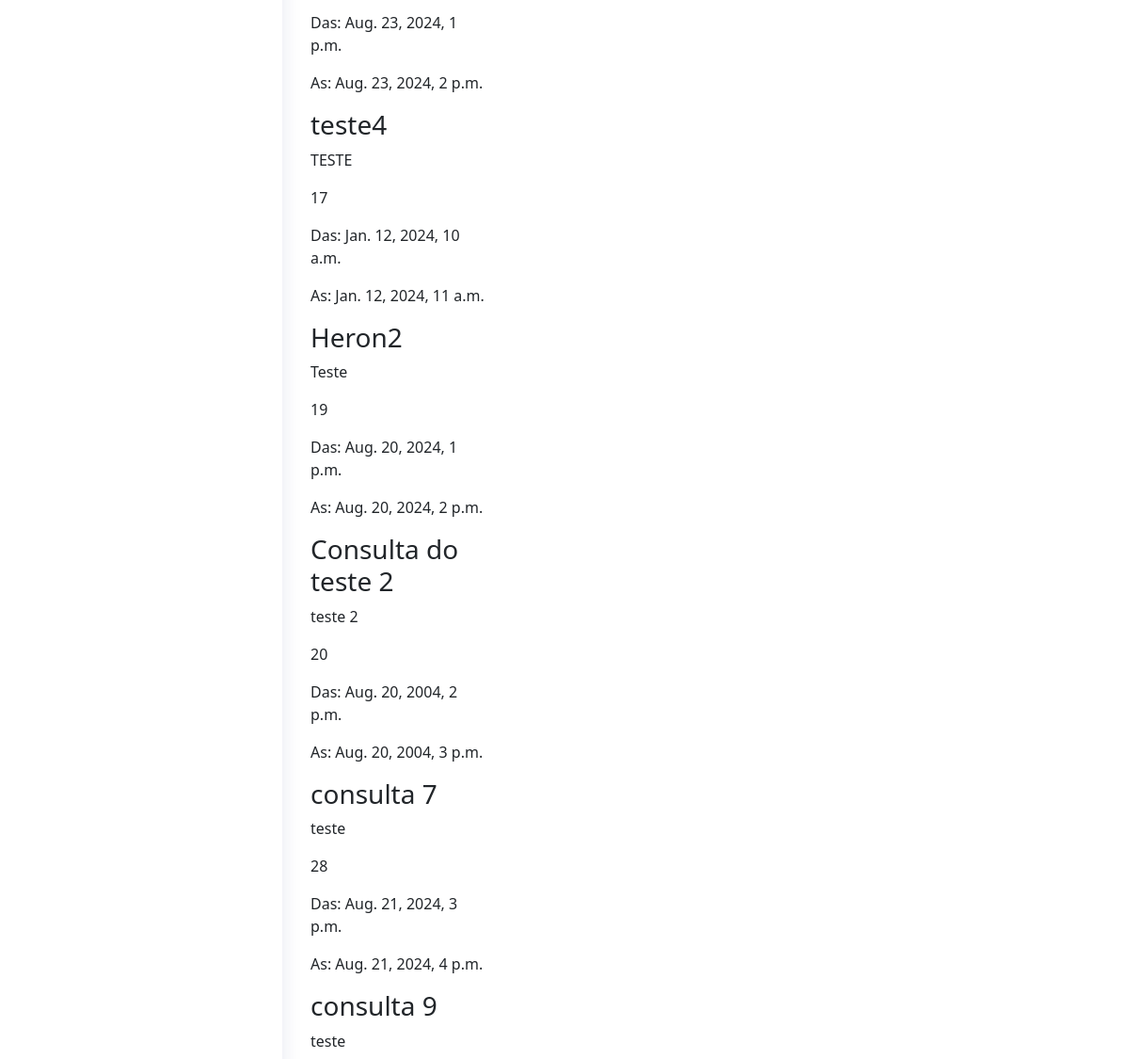
/calendario (signed in, middle part), run on an earlier commit of the app's database.
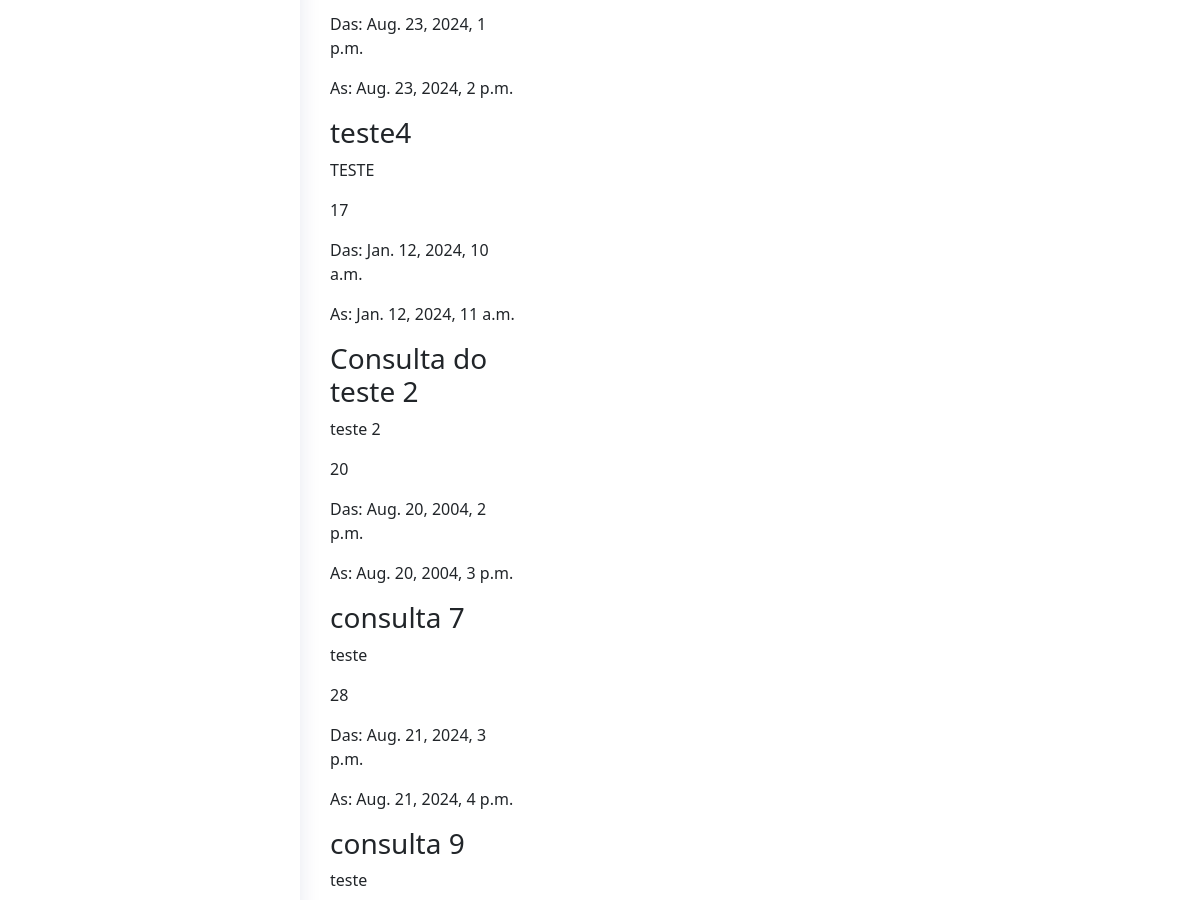
And on a later commit of the database.
### app/models.py (models this page shows, shortened)
class EventAbstract(models.Model):
    is_active = models.BooleanField(default=True)
    is_deleted = models.BooleanField(default=False)
    created_at = models.DateTimeField(auto_now_add=True)
    updated_at = models.DateTimeField(auto_now=True)
    class Meta:
        abstract = True

class Event(EventAbstract):
    user = models.ForeignKey(User, on_delete=models.CASCADE, related_name="events")
    title = models.CharField(max_length=200)
    description = models.TextField()
    start_time = models.DateTimeField()
    end_time = models.DateTimeField()
    paciente = models.ForeignKey(Paciente, on_delete=models.CASCADE, related_name="events", blank=True, null=True)
    objects = EventManager()

### app/views.py (the view, shortened to what this page needs)
# urls.py: path("calendario", views.CalendarViewNew.as_view(), name="calendario"),
class CalendarViewNew(LoginRequiredMixin, generic.View):
    login_url = "accounts:signin"
    template_name = "frontend/calendario.html"
    form_class = EventForm
    def get(self, request, *args, **kwargs):
        forms = self.form_class()
        events = Event.objects.all()
        events_month = Event.objects.all()
        pacientes=Paciente.objects.all()
        event_list = []
        for event in events:
            event_list.append(
                {   "id": event.id,
                    "title": event.title,
                    "start": event.start_time.strftime("%Y-%m-%dT%H:%M:%S"),
                    "end": event.end_time.strftime("%Y-%m-%dT%H:%M:%S"),
                    "description": event.description,
                }
            )
        context = {"form": forms, "events": event_list,
                   "events_month": events_month, "pacientes": pacientes}
        return render(request, self.template_name, context)

### app/templates/frontend/calendario.html (shortened to what this page needs)
<html lang="pt-br">
  {% load static %}
<head>
    <link rel="stylesheet" href="{% static "style.css" %}">
  <link href="{% static "vendor/bootstrap/css/bootstrap.min.css" %}" rel="stylesheet">
  <link href="{% static "vendor/bootstrap-icons/bootstrap-icons.css" %}" rel="stylesheet">
  <link href="{% static "vendor/boxicons/css/boxicons.min.css" %}" rel="stylesheet">
  <link href="{% static "vendor/quill/quill.snow.css" %}" rel="stylesheet">
  <link href="{% static "vendor/quill/quill.bubble.css" %}" rel="stylesheet">
  <link href="{% static "vendor/remixicon/remixicon.css" %}" rel="stylesheet">
  <link href="{% static "vendor/simple-datatables/style.css" %}" rel="stylesheet">
  <link href="{% static "css/style.css" %}" rel="stylesheet">
  <link rel="stylesheet" href="https://maxcdn.bootstrapcdn.com/bootstrap/4.0.0/css/bootstrap.min.css">
  <link rel="stylesheet" href="https://use.fontawesome.com/releases/v5.0.10/css/all.css">
  <link rel="stylesheet" type="text/css" href="{% static 'css/calender.css' %}">
  <link href="{% static 'calender/main.css' %}" rel="stylesheet" />
  <link href="https://cdn.jsdelivr.net/npm/bootstrap@5.0.2/dist/css/bootstrap.min.css" rel="stylesheet">
    <link rel="stylesheet" href="https://cdnjs.cloudflare.com/ajax/libs/fullcalendar/3.9.0/fullcalendar.css" />
    </head>
    <body>
      <aside id="sidebar" class="sidebar">
        <ul class="sidebar-nav" id="sidebar-nav">
        </ul>
      </aside>
      <main id="main" class="main">
        <div class="row">
          <div class="col-md-12">
              <div class="tile row">
                  <div class="col-md-3">
                      <div id="external-events">
                          {% for event in events_month %}
                            <div class="fc-event">
                                <h3>{{ event.title }}</h3>
                                <p>{{ event.description }}</p>
                                <p>{{event.id}}</p>
                                <p>Das: {{ event.start_time }}</p>
                                <p>As: {{ event.end_time }}</p>
                            </div>
                          {% empty %}
                            <p>Não há consultas agendadas</p>
                          {% endfor %}
                      </div>
                  </div>
                  <div class="col-md-9">
                  </div>
              </div>
          </div>
      </div>
      </main>
    </body>
    </html>

What changed in the data, as far as the page shows it:
removed Event: title "Heron2", description "Teste", id "19", start_time "Aug. 20, 2024, 1 p.m.", end_time "Aug. 20, 2024, 2 p.m."
